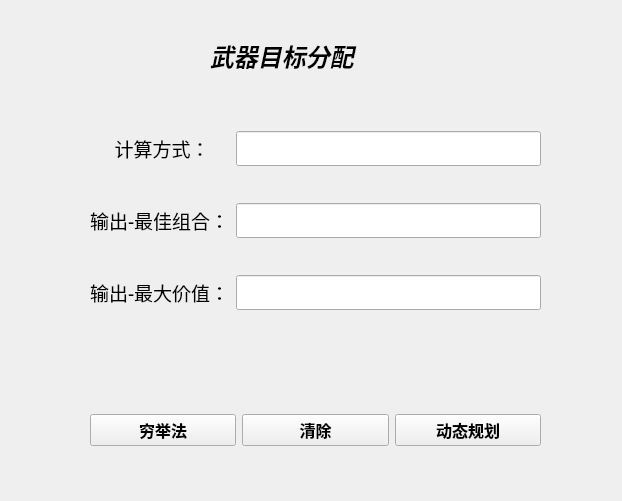
<?xml version="1.0" encoding="UTF-8"?>
<ui version="4.0">
 <class>Form</class>
 <widget class="QWidget" name="Form">
  <property name="geometry">
   <rect>
    <x>0</x>
    <y>0</y>
    <width>622</width>
    <height>501</height>
   </rect>
  </property>
  <property name="windowTitle">
   <string>目标分配计算——Wu Dingwei</string>
  </property>
  <widget class="QWidget" name="gridLayoutWidget">
   <property name="geometry">
    <rect>
     <x>90</x>
     <y>100</y>
     <width>451</width>
     <height>241</height>
    </rect>
   </property>
   <layout class="QGridLayout" name="gridLayout">
    <item row="2" column="0">
     <widget class="QLabel" name="LabelZhuhe">
      <property name="font">
       <font>
        <family>Adobe Devanagari</family>
        <pointsize>14</pointsize>
       </font>
      </property>
      <property name="text">
       <string>输出-最佳组合：</string>
      </property>
     </widget>
    </item>
    <item row="3" column="0">
     <widget class="QLabel" name="LabelValue">
      <property name="font">
       <font>
        <family>Adobe Devanagari</family>
        <pointsize>14</pointsize>
       </font>
      </property>
      <property name="text">
       <string>输出-最大价值：</string>
      </property>
     </widget>
    </item>
    <item row="2" column="2">
     <widget class="QLineEdit" name="number">
      <property name="font">
       <font>
        <family>Adobe Devanagari</family>
        <pointsize>14</pointsize>
       </font>
      </property>
      <property name="contextMenuPolicy">
       <enum>Qt::DefaultContextMenu</enum>
      </property>
      <property name="whatsThis">
       <string>&lt;html&gt;&lt;head/&gt;&lt;body&gt;&lt;p&gt;&lt;br/&gt;&lt;/p&gt;&lt;/body&gt;&lt;/html&gt;</string>
      </property>
      <property name="layoutDirection">
       <enum>Qt::LeftToRight</enum>
      </property>
      <property name="text">
       <string/>
      </property>
      <property name="alignment">
       <set>Qt::AlignCenter</set>
      </property>
      <property name="readOnly">
       <bool>true</bool>
      </property>
      <property name="cursorMoveStyle">
       <enum>Qt::LogicalMoveStyle</enum>
      </property>
     </widget>
    </item>
    <item row="3" column="2">
     <widget class="QLineEdit" name="maxvalue">
      <property name="font">
       <font>
        <family>Adobe Devanagari</family>
        <pointsize>14</pointsize>
       </font>
      </property>
      <property name="alignment">
       <set>Qt::AlignCenter</set>
      </property>
      <property name="readOnly">
       <bool>true</bool>
      </property>
     </widget>
    </item>
    <item row="1" column="0">
     <widget class="QLabel" name="LabelWay">
      <property name="font">
       <font>
        <family>Adobe Devanagari</family>
        <pointsize>14</pointsize>
       </font>
      </property>
      <property name="text">
       <string>     计算方式：</string>
      </property>
     </widget>
    </item>
    <item row="1" column="2">
     <widget class="QLineEdit" name="way">
      <property name="font">
       <font>
        <family>Adobe Devanagari</family>
        <pointsize>14</pointsize>
       </font>
      </property>
      <property name="contextMenuPolicy">
       <enum>Qt::DefaultContextMenu</enum>
      </property>
      <property name="whatsThis">
       <string>&lt;html&gt;&lt;head/&gt;&lt;body&gt;&lt;p&gt;&lt;br/&gt;&lt;/p&gt;&lt;/body&gt;&lt;/html&gt;</string>
      </property>
      <property name="layoutDirection">
       <enum>Qt::LeftToRight</enum>
      </property>
      <property name="text">
       <string/>
      </property>
      <property name="alignment">
       <set>Qt::AlignCenter</set>
      </property>
      <property name="readOnly">
       <bool>true</bool>
      </property>
      <property name="cursorMoveStyle">
       <enum>Qt::LogicalMoveStyle</enum>
      </property>
     </widget>
    </item>
   </layout>
  </widget>
  <widget class="QWidget" name="horizontalLayoutWidget">
   <property name="geometry">
    <rect>
     <x>90</x>
     <y>370</y>
     <width>451</width>
     <height>121</height>
    </rect>
   </property>
   <layout class="QHBoxLayout" name="horizontalLayout">
    <item>
     <widget class="QPushButton" name="pushButtonQ">
      <property name="font">
       <font>
        <family>Adobe Devanagari</family>
        <pointsize>12</pointsize>
        <weight>75</weight>
        <bold>true</bold>
       </font>
      </property>
      <property name="text">
       <string>穷举法</string>
      </property>
      <property name="checkable">
       <bool>true</bool>
      </property>
      <property name="autoExclusive">
       <bool>true</bool>
      </property>
     </widget>
    </item>
    <item>
     <widget class="QPushButton" name="pushButton">
      <property name="font">
       <font>
        <family>Adobe Devanagari</family>
        <pointsize>12</pointsize>
        <weight>75</weight>
        <bold>true</bold>
       </font>
      </property>
      <property name="text">
       <string>清除</string>
      </property>
     </widget>
    </item>
    <item>
     <widget class="QPushButton" name="pushButtonD">
      <property name="font">
       <font>
        <family>Adobe Devanagari</family>
        <pointsize>12</pointsize>
        <weight>75</weight>
        <bold>true</bold>
       </font>
      </property>
      <property name="text">
       <string>动态规划</string>
      </property>
      <property name="checkable">
       <bool>true</bool>
      </property>
      <property name="autoExclusive">
       <bool>true</bool>
      </property>
     </widget>
    </item>
   </layout>
  </widget>
  <widget class="QLabel" name="label">
   <property name="geometry">
    <rect>
     <x>210</x>
     <y>20</y>
     <width>201</width>
     <height>71</height>
    </rect>
   </property>
   <property name="font">
    <font>
     <family>Adobe Devanagari</family>
     <pointsize>18</pointsize>
     <weight>75</weight>
     <italic>true</italic>
     <bold>true</bold>
    </font>
   </property>
   <property name="text">
    <string>武器目标分配</string>
   </property>
  </widget>
 </widget>
 <resources/>
 <connections>
  <connection>
   <sender>pushButtonQ</sender>
   <signal>clicked()</signal>
   <receiver>Form</receiver>
   <slot>calculate_q()</slot>
   <hints>
    <hint type="sourcelabel">
     <x>177</x>
     <y>437</y>
    </hint>
    <hint type="destinationlabel">
     <x>200</x>
     <y>495</y>
    </hint>
   </hints>
  </connection>
  <connection>
   <sender>pushButtonD</sender>
   <signal>clicked()</signal>
   <receiver>Form</receiver>
   <slot>calculate_d()</slot>
   <hints>
    <hint type="sourcelabel">
     <x>378</x>
     <y>440</y>
    </hint>
    <hint type="destinationlabel">
     <x>405</x>
     <y>497</y>
    </hint>
   </hints>
  </connection>
  <connection>
   <sender>pushButton</sender>
   <signal>clicked()</signal>
   <receiver>Form</receiver>
   <slot>clear_all()</slot>
   <hints>
    <hint type="sourcelabel">
     <x>559</x>
     <y>242</y>
    </hint>
    <hint type="destinationlabel">
     <x>592</x>
     <y>267</y>
    </hint>
   </hints>
  </connection>
 </connections>
 <slots>
  <slot>calculate_d()</slot>
  <slot>calculate_q()</slot>
  <slot>clear_all()</slot>
 </slots>
</ui>
